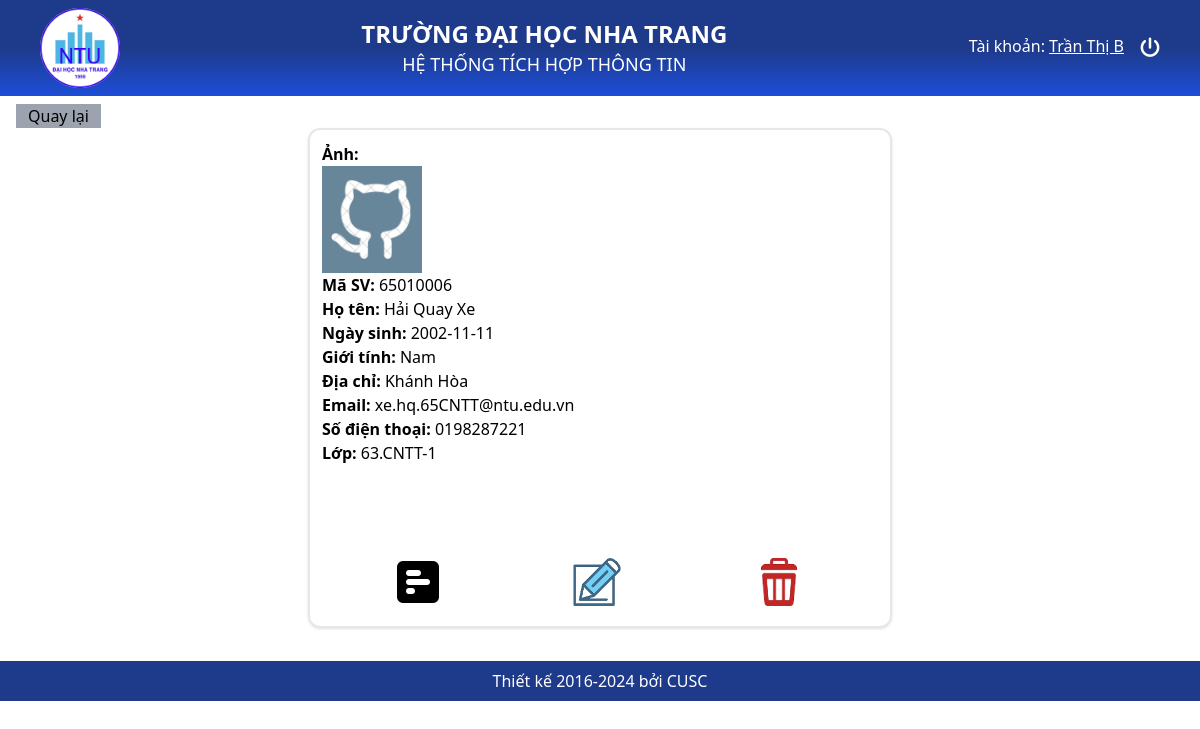
Screenshot of /Views/Student_Detail.php?MaSV=65010006 (signed in) with the database file from the repository.
### tables this page shows
CREATE TABLE `sinhvien` (
  `MaSV` varchar(20) NOT NULL,
  `HoTen` varchar(100) NOT NULL,
  `NgaySinh` date DEFAULT NULL,
  `GioiTinh` varchar(10) NOT NULL,
  `DiaChi` varchar(200) DEFAULT NULL,
  `Email` varchar(100) DEFAULT NULL,
  `SDT` varchar(15) DEFAULT NULL,
  `AnhSV` varchar(100) NOT NULL,
  `MaLop` varchar(10) NOT NULL
);

### Controllers/SinhVienController.php (called while the page is built, shortened)
<?php
class SinhVienController
{
    protected $conn;
    public function __construct($conn)
    {
        $this->conn = $conn;
    }
    public function ChiTietSinhVien($maSV)
    {
        $sql = "SELECT * FROM sinhvien WHERE MaSV='$maSV'";
        $result =  $this->conn->query($sql);
        return $result->fetch_assoc();
    }
}
?>

### Views/Student_Detail.php (the view, shortened to what this page needs)
<?php
require_once __DIR__ . '/../config/db.php';
require_once __DIR__ . '/../Controllers/SinhVienController.php';
$svController = new SinhVienController($conn);
$maSV = isset($_GET['MaSV']) ? $_GET['MaSV'] : null;
$sinhvien = $svController->ChiTietSinhVien($maSV);
?>
<?php include_once __DIR__ . "/../layout/header.php"; ?>
<body>
    <div class="mx-4 mx-2 min-h-[565px]">
        <button onclick="window.history.back()" class="px-3 bg-gray-400 mt-2">Quay lại</button>
        <div class="w-1/2 h-[500px] flex flex-col justify-between mx-auto p-3 border-2 rounded-xl shadow">
            <ul>
                <li><strong>Ảnh:</strong> <img src="<?php echo '../asset/Images/' . $sinhvien['AnhSV']; ?>" alt="Student Image" width="100" height="100"></li>
                <li><strong>Mã SV:</strong> <?php echo $sinhvien['MaSV']; ?></li>
                <li><strong>Họ tên:</strong> <?php echo $sinhvien['HoTen']; ?></li>
                <li><strong>Ngày sinh:</strong> <?php echo $sinhvien['NgaySinh']; ?></li>
                <li><strong>Giới tính:</strong> <?php echo $sinhvien['GioiTinh']; ?></li>
                <li><strong>Địa chỉ:</strong> <?php echo $sinhvien['DiaChi']; ?></li>
                <li><strong>Email:</strong> <?php echo $sinhvien['Email']; ?></li>
                <li><strong>Số điện thoại:</strong> <?php echo $sinhvien['SDT']; ?></li>
                <li><strong>Lớp:</strong> <?php echo $sinhvien['MaLop']; ?></li>
            </ul>
            <div class="flex justify-around items-center p-2">
                <a href="Mark_OfStudent.php?MaSV=<?php echo $sinhvien['MaSV']; ?>">
                    <i class="fa-solid fa-square-poll-horizontal text-5xl"></i>
                </a>
                <a href="Student_Edit.php?MaSV=<?php echo $sinhvien['MaSV']; ?>" title="Chỉnh sửa">
                    <img src="../asset/Images/edit.png" class="h-12"/>
                </a>
                <a href="Student_Delete.php" title="Xóa">
                    <img src="../asset/Images/delete.png" class="h-12"/>
                </a>
            </div>
        </div>
    </div>
</body>
<?php include_once __DIR__ . "/../layout/footer.php"; ?>

### rows the page displays
sinhvien: AnhSV (picture), MaSV "65010006", HoTen "Hải Quay Xe", NgaySinh "2002-11-11", GioiTinh "Nam", DiaChi "Khánh Hòa", Email "xe.hq.65CNTT@ntu.edu.vn", SDT "0198287221", MaLop "63.CNTT-1"

### other values shown
$_SESSION['User']['HoTen'] "Trần Thị B"
